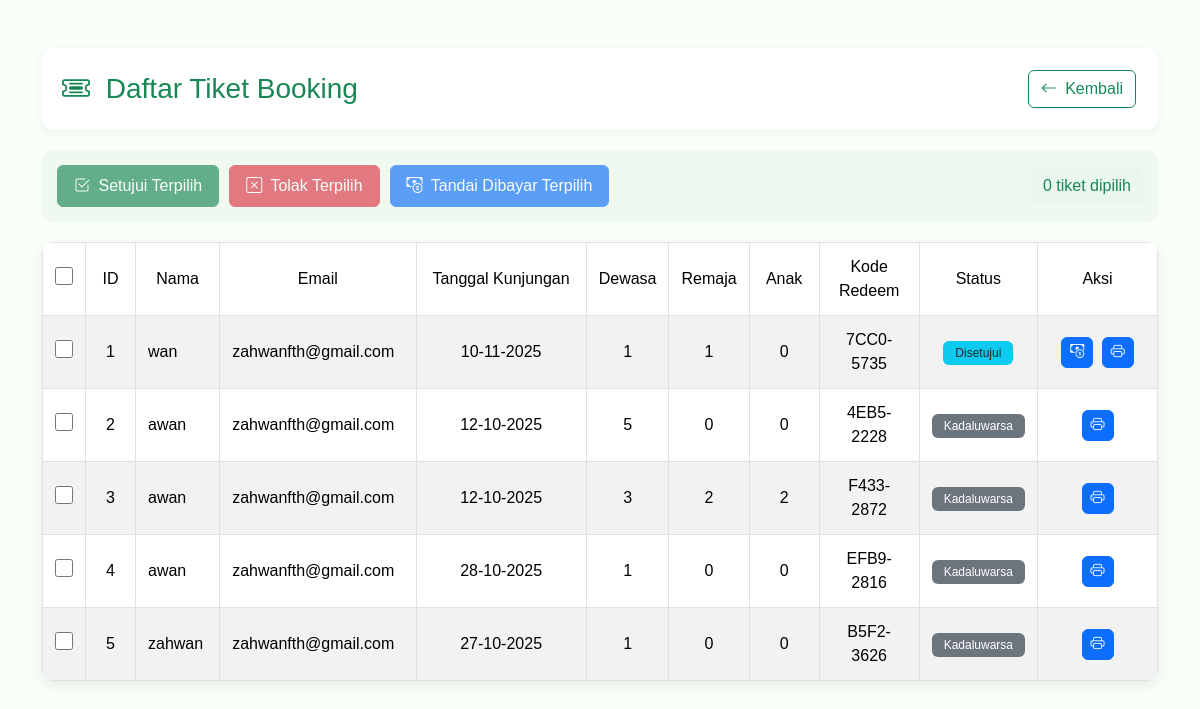
/admin/tiket_list.php (signed in), run on an earlier commit of the app's database.
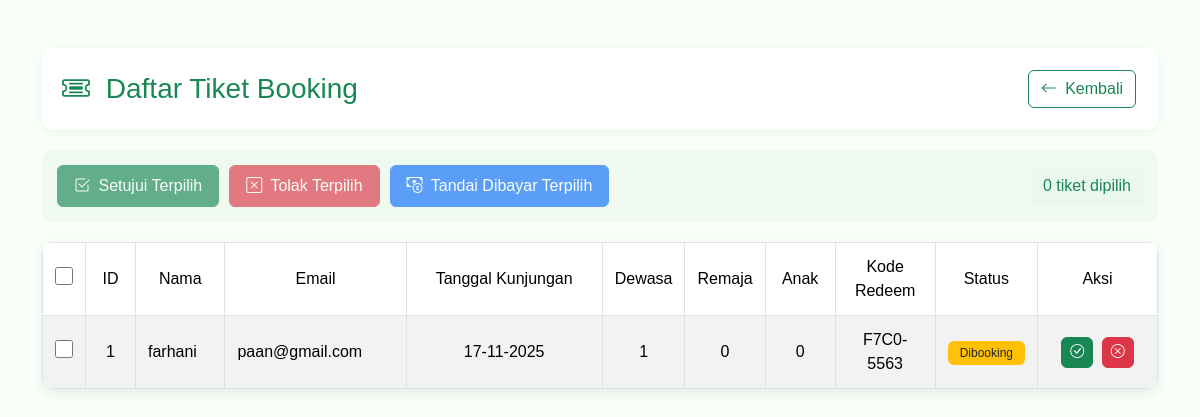
And on a later commit of the database.
### tables this page shows
CREATE TABLE `booking` (
  `id` int NOT NULL,
  `nama_pengunjung` varchar(100) NOT NULL,
  `email` varchar(100) NOT NULL,
  `tanggal_kunjungan` date NOT NULL,
  `jumlah_dewasa` int DEFAULT '0',
  `jumlah_anak` int DEFAULT '0',
  `jumlah_remaja` int DEFAULT '0',
  `total_harga` int NOT NULL,
  `catatan` text,
  `tanggal_booking` timestamp NULL DEFAULT CURRENT_TIMESTAMP,
  `status` varchar(20) NOT NULL DEFAULT 'dibooking',
  `kode_redeem` varchar(20) DEFAULT NULL,
  `laporan_hidden` tinyint(1) DEFAULT '0'
);

### admin/tiket_list.php (the view, shortened to what the changed rows need)
<?php
include "../database/conn.php";
$query = "SELECT * FROM booking ORDER BY tanggal_booking DESC";
$result = $conn->query($query);
?>
<!DOCTYPE html>
<html lang="id">
<head>
    <link href="https://cdn.jsdelivr.net/npm/bootstrap@5.3.2/dist/css/bootstrap.min.css" rel="stylesheet">
    <link rel="stylesheet" href="https://cdn.jsdelivr.net/npm/bootstrap-icons@1.11.3/font/bootstrap-icons.css">
</head>
<body>
<div class="container my-5">
    <form method="POST" action="proses_tiket.php" id="ticketForm">
        <div class="card">
            <div class="table-responsive">
                <table class="table table-bordered table-striped align-middle mb-0">
                    <thead>
                        <tr class="text-center">
                            <th width="40px">
                                <input type="checkbox" id="checkAll" class="custom-checkbox">
                            </th>
                            <th width="50px">ID</th>
                            <th>Nama</th>
                            <th>Email</th>
                            <th>Tanggal Kunjungan</th>
                            <th width="70px">Dewasa</th>
                            <th width="70px">Remaja</th>
                            <th width="70px">Anak</th>
                            <th width="100px">Kode Redeem</th>
                            <th width="100px">Status</th>
                            <th width="120px">Aksi</th>
                        </tr>
                    </thead>
                    <tbody>
                        <?php if ($result && $result->num_rows > 0): ?>
                            <?php $no = 1;  ?>
                            <?php while ($row = $result->fetch_assoc()): ?>
                                <tr>
                                    <td class="text-center">
                                        <input type="checkbox" name="selected_ids[]" value="<?= $row['id']; ?>" class="ticket-checkbox custom-checkbox">
                                    </td>
                                    <td class="text-center"><?= $no++; ?></td>
                                    <td><?= htmlspecialchars($row['nama_pengunjung']); ?></td>
                                    <td><?= htmlspecialchars($row['email']); ?></td>
                                    <td class="text-center"><?= date('d-m-Y', strtotime($row['tanggal_kunjungan'])); ?></td>
                                    <td class="text-center"><?= $row['jumlah_dewasa']; ?></td>
                                    <td class="text-center"><?= $row['jumlah_remaja']; ?></td>
                                    <td class="text-center"><?= $row['jumlah_anak']; ?></td>
                                    <td class="text-center"><?= htmlspecialchars($row['kode_redeem']); ?></td>
                                    <td class="text-center">
                                        <?php
                                            $status = $row['status'];
                                            if ($status === 'dibooking') {
                                                echo "<span class='badge bg-warning text-dark'>Dibooking</span>";
                                            } elseif ($status === 'acc' || $status === 'accepted') {
                                                echo "<span class='badge bg-info text-dark'>Disetujui</span>";
                                            } elseif ($status === 'dibayar') {
                                                echo "<span class='badge bg-success'>Dibayar</span>";
                                            } elseif ($status === 'dec' || $status === 'declined') {
                                                echo "<span class='badge bg-danger'>Ditolak</span>";
                                            } elseif ($status === 'kadaluwarsa') {
                                                echo "<span class='badge bg-secondary'>Kadaluwarsa</span>";
                                            } elseif ($status === 'dibatalkan') {
                                                echo "<span class='badge bg-danger'>Dibatalkan</span>";
                                            }
                                        ?>
                                    </td>
                                    <td class="text-center">
                                        <?php if ($status === 'dibooking'): ?>
                                            <a href="proses_tiket.php?id=<?= $row['id']; ?>&aksi=acc" class="btn btn-success btn-sm btn-action" title="Setujui">
                                                <i class="bi bi-check-circle"></i>
                                            </a>
                                            <a href="proses_tiket.php?id=<?= $row['id']; ?>&aksi=dec" class="btn btn-danger btn-sm btn-action" title="Tolak">
                                                <i class="bi bi-x-circle"></i>
                                            </a>
                                        <?php elseif ($status === 'acc' || $status === 'accepted'): ?>
                                            <a href="proses_tiket.php?id=<?= $row['id']; ?>&aksi=paid" class="btn btn-primary btn-sm btn-action" title="Tandai Dibayar">
                                                <i class="bi bi-cash-coin"></i>
                                            </a>
                                            <a href="print_tiket.php?id=<?= $row['id']; ?>" target="_blank" class="btn btn-primary btn-sm btn-action" title="Cetak">
                                                <i class="bi bi-printer"></i>
                                            </a>
                                        <?php else: ?>
                                            <a href="print_tiket.php?id=<?= $row['id']; ?>" target="_blank" class="btn btn-primary btn-sm btn-action" title="Cetak">
                                                <i class="bi bi-printer"></i>
                                            </a>
                                        <?php endif; ?>
                                    </td>
                                </tr>
                            <?php endwhile; ?>
                        <?php endif; ?>
                    </tbody>
                </table>
            </div>
        </div>
    </form>
</div>
</body>
</html>

What changed in the data, as far as the page shows it:
removed booking: nama_pengunjung "wan", email "zahwanfth@gmail.com", tanggal_kunjungan "10-11-2025", jumlah_dewasa "1", jumlah_remaja "1", jumlah_anak "0", kode_redeem "7CC0-5735", status "Disetujui"
removed booking: nama_pengunjung "awan", email "zahwanfth@gmail.com", tanggal_kunjungan "12-10-2025", jumlah_dewasa "5", jumlah_remaja "0", jumlah_anak "0", kode_redeem "4EB5-2228", status "Kadaluwarsa"
removed booking: nama_pengunjung "awan", email "zahwanfth@gmail.com", tanggal_kunjungan "12-10-2025", jumlah_dewasa "3", jumlah_remaja "2", jumlah_anak "2", kode_redeem "F433-2872", status "Kadaluwarsa"
removed booking: nama_pengunjung "awan", email "zahwanfth@gmail.com", tanggal_kunjungan "28-10-2025", jumlah_dewasa "1", jumlah_remaja "0", jumlah_anak "0", kode_redeem "EFB9-2816", status "Kadaluwarsa"
removed booking: nama_pengunjung "zahwan", email "zahwanfth@gmail.com", tanggal_kunjungan "27-10-2025", jumlah_dewasa "1", jumlah_remaja "0", jumlah_anak "0", kode_redeem "B5F2-3626", status "Kadaluwarsa"
added booking: nama_pengunjung "farhani", email "paan@gmail.com", tanggal_kunjungan "17-11-2025", jumlah_dewasa "1", jumlah_remaja "0", jumlah_anak "0", kode_redeem "F7C0-5563", status "Dibooking"
